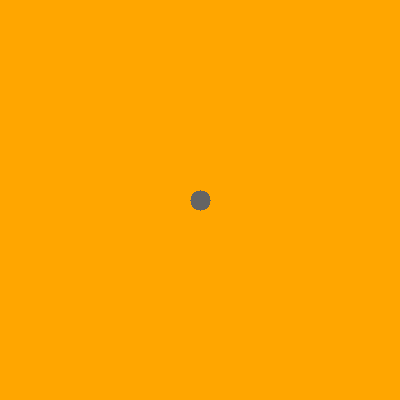
Frame 1 (no input)
Frame 60 (the mouse pressed at the canvas centre just before this capture): identical to frame 1, image omitted
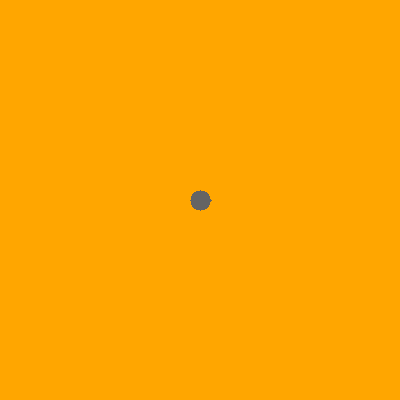
Frame 120 (the mouse held since frame 60 and released just before this capture)

The Processing sketch that drew these frames (run headless with seeded random() and noise(); from frame 60 on, the mouse is pressed at the canvas centre):

// Processing sketch: pared
// ── pared.pde
ArrayList bombas,disparos;
PImage pared;
int vx,vy;

void setup() {
  size(400, 400);
  background(100);
  smooth();
  frameRate(60);
  bombas = new ArrayList();
  disparos = new ArrayList();
  pared = createImage(width, height, ARGB);
  cargarImagen(pared);
  image(pared, 0, 0);
  circulo(pared,width/2, height/2,10);
}

void draw() {
  background(100);
  image(pared, 0, 0);
  actDis();
  actBom();
}

void mousePressed(){
  disparos.add(new Disparo(width/2, height/2, mouseX, mouseY));
  bombas.add(new Bomba(mouseX, -100));
  //vx = mouseX;
  //vy = mouseY;
}

void mouseReleased() {
  //circulo(pared,vx,vy,int(dist(vx,vy,mouseX,mouseY)));
 // punto(pared, mouseX, mouseY);
}


// ── Bomba.pde
class Bomba{
  float x, y, dx, dy, mx, my, vel,dim;
  
  Bomba(float nx, float ny) {
    float ang;
    x = nx;
    y = ny;
    dx = mouseX;
    dy = mouseY;
    vel = 1;
    dim = 10;

    ang = atan2(dy-y, dx-x);
    mx = cos(ang)*vel;
    my = sin(ang)*vel;
  }

  void mover() {
    x += mx;
    y += my;
  }

  void draw() {
    ellipse(x, y, dim, dim);
  }
}


// ── Disparo.pde
class Disparo {
  float x, y, dx, dy, mx, my, dim, vel;

  Disparo(float nx, float ny, float ndx, float ndy) {
    float ang;
    x = nx;
    y = ny;
    dx = ndx;
    dy = ndy;
    dim = 1;
    vel = 1;

    ang = atan2(dy-y, dx-x);
    mx = cos(ang)*1;
    my = sin(ang)*1;
  }

  void mover() {
    x += mx;
    y += my;
  }

  void draw() {
    ellipse(x, y, dim, dim);
  }
}


// ── funciones.pde
void actDis() {
  Disparo aux;

  noStroke();
  fill(255);
  for (int c = 0; c < disparos.size(); c++) {
    fill(255);
    aux = (Disparo) disparos.get(c);
    int rad = 5;

    float dim = aux.dim/2;
    for (int i = int(aux.y - dim); i < aux.y + dim; i++) {
      int lu = i * pared.width;
      for (int j = int(aux.x - dim); j < aux.x+ dim; j++) {
        if ((i>=0)&&(i<pared.height)&&(j<pared.width)&&(j>=0)) {
          if (pared.pixels[lu+j] != color(0, 0)) {
            circulo(pared, round(aux.x), round(aux.y),1);
            disparos.remove(c);
            c--;
          }
        }
      }
    }
    aux.mover();
    aux.draw();
  }
}

void actBom() {
  Bomba aux;
  for (int i = 0; i < bombas.size(); i++) {
    aux = (Bomba) bombas.get(i);
    aux.mover();
    if (colision(pared, aux)) {
      circulo(pared, aux.x, aux.y, random(10, 30));
      bombas.remove(i);
      i--;
    }
    fill(255, 20, 23);
    aux.draw();
  }
}

boolean colision(PImage img, Bomba aux) {
  float dim = aux.dim/2;
  for (int i = int(aux.y - dim); i < aux.y + dim; i++) {
    int lu = i * img.width;
    for (int j = int(aux.x - dim); j < aux.x+ dim; j++) {
      if ((i>=0)&&(i<img.height)&&(j<img.width)&&(j>=0)) {
        if (img.pixels[lu+j] != color(0, 0)) {
          return true;
        }
      }
    }
  }
  return false;
}


// ── imagen.pde

void cargarImagen(PImage img) {
  loadPixels();
  int c=0;
  for (int y=0; y<img.height; y++) { 
    for (int x=0; x<img.width; x++) { 
      img.pixels[c]=color(255, 166, 0);
      c++;
    }
  } 
  updatePixels();
} 

void circulo(PImage img, float cx, float cy, float dis) {
  for (int i = int(round(cy - dis)); i <= cy + dis; i++) {
    int lu = i * img.width;
    for (int j = int(round(cx - dis)); j <= cx+ dis; j++) {
      if ((i>=0)&&(i<img.height)&&(j<img.width)&&(j>=0)) {
        if (dist(j, i, cx, cy) <= dis) {
          img.loadPixels();
          img.pixels[lu+j] = color(0, 0);
          img.updatePixels();
        }
      }
    }
  }
}

void punto(PImage img, int x, int y) {
  int i = x + y * img.width;
  img.loadPixels();
  img.pixels[i] = color(0, 0);
  img.updatePixels();
}
